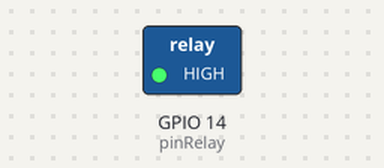
A sketch run on a simulated ESP8266 (NodeMCU). On the bench: switched loads named in the sketch (green lamp = pin HIGH). Dashed ring = blinking. What the sketch prints to the serial monitor is not drawn.

Above: at 0.5 s.
Timing chart, 0 to 4.6 s (numbered marks = the images above):
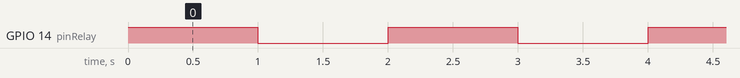

The sketch:

relay.ino
```cpp
#define pinRelay 14

void setup() {
  // put your setup code here, to run once:
  pinMode(pinRelay,OUTPUT);
  Serial.begin(9600);
}

void loop() {
  // put your main code here, to run repeatedly:
  digitalWrite(pinRelay,HIGH);
  float vol = digitalRead(pinRelay);
  Serial.println(vol);
  Serial.println("Open");
  delay(1000);
  digitalWrite(pinRelay,LOW);
  float vol2 = digitalRead(pinRelay);
  Serial.println(vol2);
  Serial.println("Close");
  delay(1000);
}
```

Measured:
- by itself, GPIO 14 (pinRelay): alternates HIGH for 1.0 s and LOW for 1.0 s
